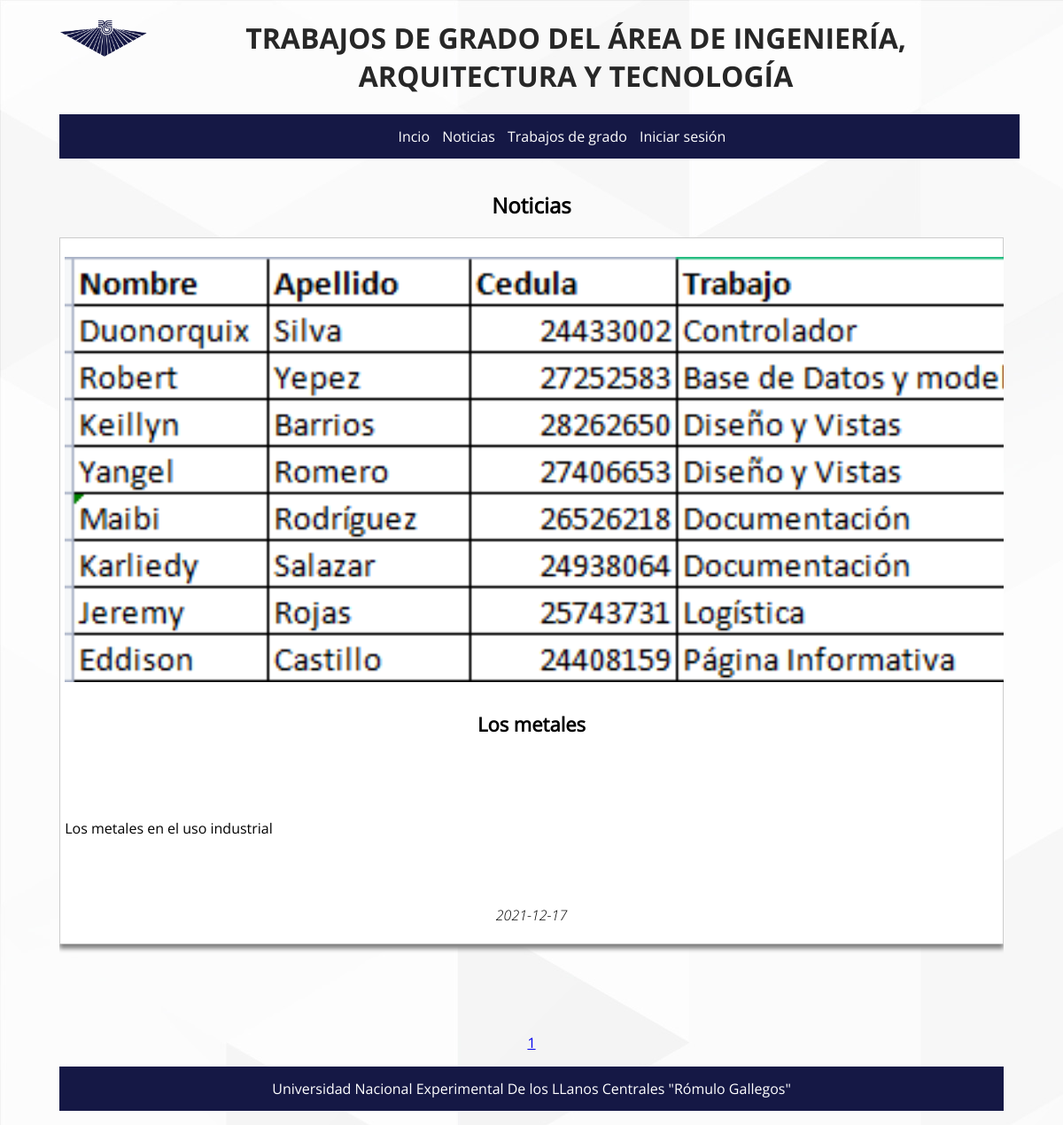
Screenshot of /controllers/buscarNoticia.php with the database file from the repository.
### tables this page shows
CREATE TABLE `noticias` (
  `id` int(11) NOT NULL,
  `titulo` varchar(255) NOT NULL,
  `contenido` varchar(65) NOT NULL,
  `fecha` date NOT NULL,
  `img` varchar(255) DEFAULT NULL
);

### models/DataBaseModel.php (called while the page is built, shortened)
<?php
class DataBase extends PDO
{
    public function __construct()
    {
        try {
            $this->db = parent::__construct(SETTINGS['dsn'],SETTINGS['username'],SETTINGS['password']);
            return $this->db;
        } catch (PDOException $Exception) {
            echo $Exception->getMessage();
            return 0;
        }
    }
}
?>

### models/NoticiaModel.php (called while the page is built, shortened)
<?php
require_once("DataBaseModel.php");
class Noticia
{
    private $db;
    public function __construct()
    {
        $this->db = new DataBase();
    }
    public function select ($start,$end)
    {
        $sql= "SELECT * FROM `noticias` ORDER BY id DESC LIMIT :start,:end";
        $sth = $this->db->prepare($sql);
        $sth->bindParam(':start', $start, PDO::PARAM_INT);
        $sth->bindParam(':end', $end, PDO::PARAM_INT);
        $sth->execute();
        $result=$sth;
        return $result;
    }
    public function count ()
    {
        $sql= "SELECT count(*) FROM `noticias`";
        $sth = $this->db->prepare($sql);
        $sth->execute();
        $result=$sth->fetchColumn();
        return $result;
    }
}
?>

### controllers/buscarNoticia.php (the view, shortened to what this page needs)
<?php
require("../models/NoticiaModel.php");
$n=new Noticia();
$limit = 10;
$s = $n->count();
$total_results = $s;
$total_pages = ceil($total_results/$limit);
if (!isset($_GET['page'])) {
    $page = 1;
} else{
    $page = $_GET['page'];
}
$starting_limit = ($page-1)*$limit;
$r = $n->select($starting_limit,$limit);
?>
<!DOCTYPE html>
<html lang="es">
<head>
    <link rel="stylesheet" href="../assets/css/main.css">
</head>
<body>
<div class="wrap">
<header>
        <div id="banner">
        <img src="../assets/img/blue_logo.png" alt="" id="logo">
            <h1>TRABAJOS DE GRADO DEL ÁREA DE INGENIERÍA, ARQUITECTURA Y TECNOLOGÍA</h1>
        </div>
    </header>
<nav>
    <ul>
    <li>
            <a href="../index.php">Incio</a>
        </li>
            <li>
                <a href="buscarNoticia.php">Noticias</a>
            </li>
            <li>
            <a href="buscarTrabajoDeGradoController.php">Trabajos de grado</a>
            </li>
            <?php if (!isset($_SESSION["user"])) : ?>
                    <li>
                        <a href="../views/login.php">Iniciar sesión</a>
                    </li>
                <?php endif; ?>
    </ul>
</nav>
        <div  id="noticias">
            <h2>Noticias</h2>
            <?php
                while($res = $r->fetch(PDO::FETCH_ASSOC)):
                ?>
                <div class="noticia">
                <p><img src="../uploads/noticias/<?php echo $res['img'];?>" alt="" srcset="" height="480px" class="noticia-img"></p>
                <h3><?php echo $res['titulo'];?></h3>
                <br>
                <br>
                <p class="content"><?php echo $res['contenido'];?></p>
                <br><br>
                <p class="fecha"><?php echo $res['fecha'];?></p>
                </div>
                <?php
                endwhile;
                for ($page=1; $page <= $total_pages ; $page++):?>
                    <div id="paginas">
                    <a href='<?php echo "?page=$page"; ?>' class="links"><?php  echo $page; ?></a>
                    </div>
                <?php endfor; ?>
            </div>
        <footer>
        <p>Universidad Nacional Experimental De los LLanos Centrales "Rómulo Gallegos"</p>
    </footer>
    </div>
</body>
</html>

### assets/css/main.css (style rules this page uses)
body { font-family: OpenSans-Regular; background-image: url(../img/18410.jpg); background-repeat: repeat; }
.wrap { display: block; width: 90%; margin: 0px auto; }
header { display: block; width: 100%; }
#banner img { display: block; float: left; width: 100px }
#banner h1 { font-family: OpenSans-Bold; text-align: center; color: rgb(39, 39, 39); font-weight: bold; }
nav { display: block; width: 98%; text-align: center; }
nav ul { display: block; list-style: none; width: 100%; background-color: #151845; text-align: left; height: 50px; text-align: center; }
nav ul li { display: inline-block; height: 50px; text-align: center; line-height: 50px; color: white; transition: all 500ms; margin-left: 10px; }
nav ul li a { text-decoration: none; color: white; height: 50px; }
#noticias h2 { text-align: center; }
#noticias { display: block; width: 100%; margin: 0px auto; overflow-y: scroll; }
#noticias .noticia { display: block; max-width: 1280px; margin: 0px auto; border: 1px solid #ccc; margin-bottom: 20px; background-color: white; box-shadow: 0px 5px 5px 0px gray; padding: 5px; }
#noticias .noticia h3 { min-height: 50px; text-align: center; font-size: 22px; line-height: 50px; font-weight: bold; }
#noticias .noticia-img { display: block; margin: 0px auto; }
#noticias .noticia .fecha { text-align: center; font-family:OpenSans-LightItalic; }
#paginas { display: block; text-align: center; }
footer { display: block; background-color: #151845; color: white; text-align: center; min-height: 50px; line-height: 50px; width: 100%; }
footer { clear: both; float: none; display: block; }
#paginas { display: block; width: 100%; text-align: center; margin-top: 100px; }

### rows the page displays
noticias: img (picture), titulo "Los metales", contenido "Los metales en el uso industrial", fecha "2021-12-17"
